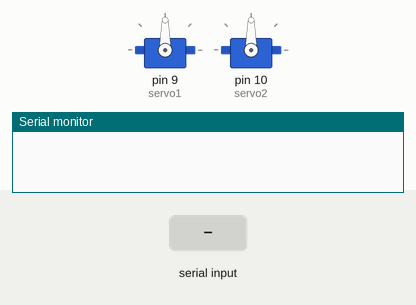
Simulated run of this sketch. Board: Arduino Uno, built with avr-gcc and run on an emulated ATmega328P. Parts: 2 × servo, the last lines printed to the serial monitor. The inputs (shaded band) are chosen by the test bench.

Above: at 1.2 s.
1.3 s: "a" received over Serial
At 1.9 s:
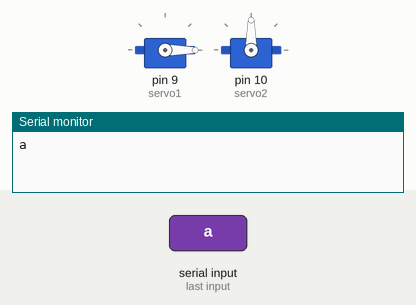
2.8 s: "c" received over Serial
At 4.0 s:
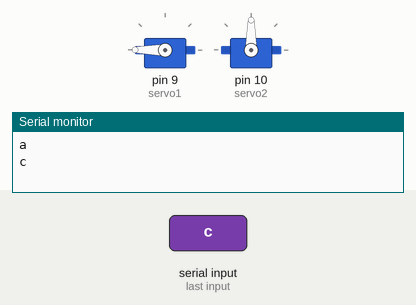
4.3 s: "b" received over Serial
At 5.3 s:
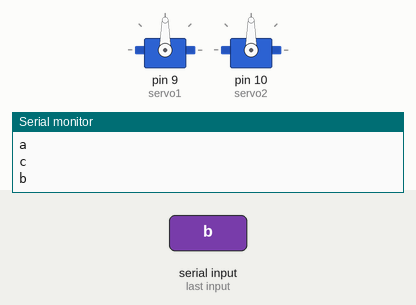
Timing chart, 0 to 7.3 s (numbered marks = the images above; inputs shaded):
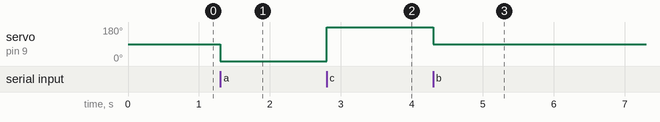

Measured:
- after the input at 1.3 s, servo on pin 9 (servo1): 90° → 0° at once
- after the input at 2.8 s, servo on pin 9 (servo1): 0° → 180° at once
- after the input at 4.3 s, servo on pin 9 (servo1): 180° → 90° at once

The sketch:

Interpreter_characters.ino
```cpp
#include <Servo.h>

Servo servo1, servo2;

int pos = 0;    // variable to store the servo position
char action = ' ';

void setup() {
  servo1.attach(9);
  servo2.attach(10);
  Serial.begin(9600);
}

void loop() {
  if(Serial.available()){
    action = Serial.read();
    executeAction(action);
    Serial.println(action);
  }
}

void executeAction(char action){
  if(action == 'a'){
    servo1.write(0);
  }
  if(action == 'b'){
    servo1.write(90);
  }
  if(action == 'c'){
    servo1.write(180);
  }
  if(action == 'd'){
    servo1.write(0);
  }
}
```
